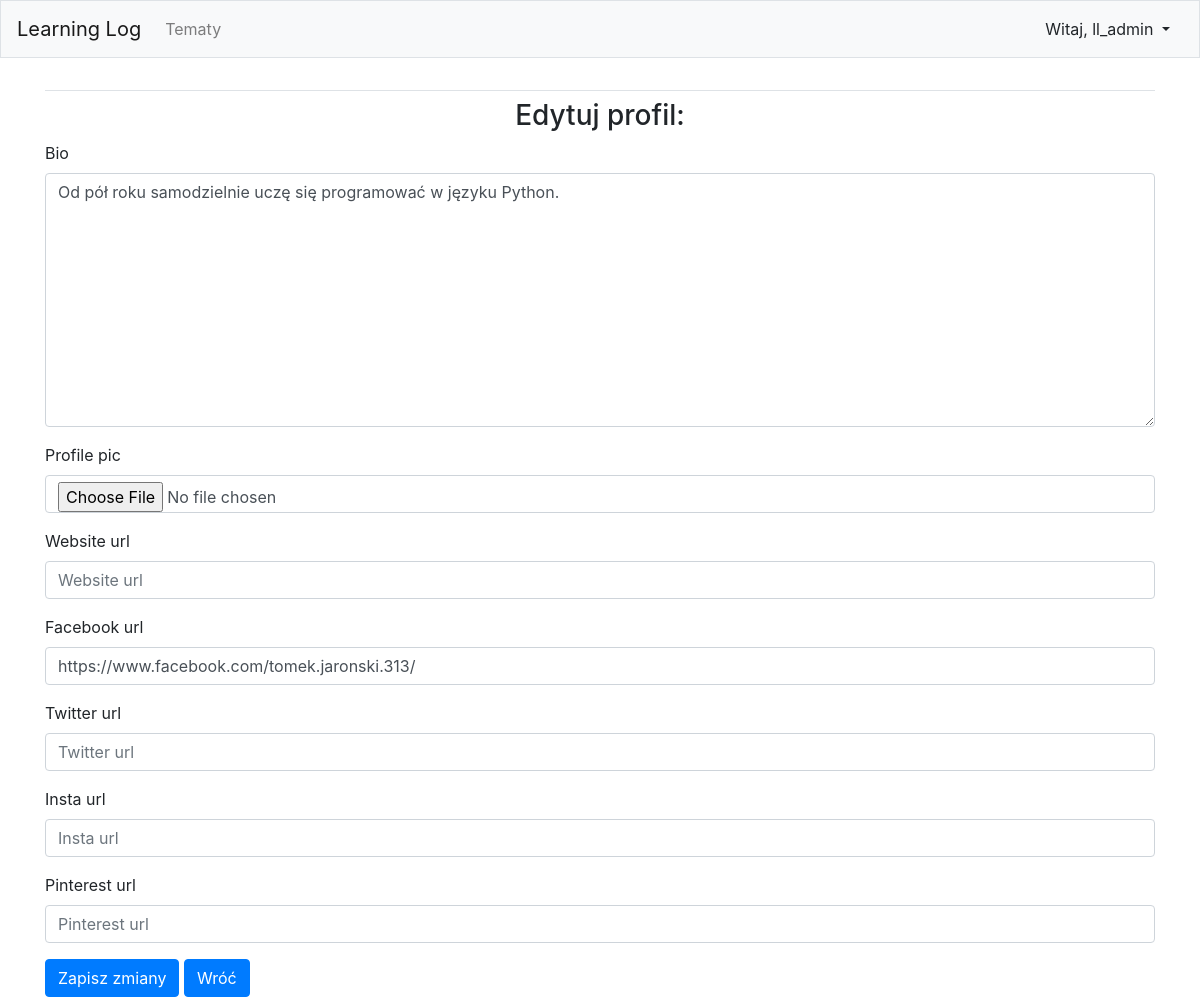
The page /users/profile/edit/1 (signed in) on the database its author committed.
### learning_logs/models.py (models this page shows, shortened)
class Profile(models.Model):
    user = models.OneToOneField(User, null=True, on_delete=models.CASCADE)
    bio = models.TextField(blank=True, null=True)
    profile_pic = models.ImageField(blank=True, null=True, upload_to="images/profile/")
    website_url = models.CharField(max_length=255, blank=True, null=True)
    facebook_url = models.CharField(max_length=255, blank=True, null=True)
    twitter_url = models.CharField(max_length=255, blank=True, null=True)
    insta_url = models.CharField(max_length=255, blank=True, null=True)
    pinterest_url = models.CharField(max_length=255, blank=True, null=True)

### users/views.py (the view, shortened to what this page needs)
# urls.py: path('profile/edit/<int:pk>', views.edit_profile, name='edit_profile'),
def edit_profile(request, pk):
    profile = Profile.objects.get(id= request.user.profile.id)
    if request.method != 'POST':
        form = ProfileForm(instance = request.user.profile)
    context = {'form': form, "profile": Profile, 'users': request.user}
    return render(request, 'registration/edit_profile.html', context)

### learning_logs/forms.py
class ProfileForm(forms.ModelForm):
    class Meta:
        model = Profile
        fields = ['bio', 'profile_pic', 'website_url', 'facebook_url', 'twitter_url', 'insta_url', 'pinterest_url']

### users/templates/registration/edit_profile.html (shortened to what this page needs)
{% extends "learning_logs/base.html" %}
{% load bootstrap4 %}
{% block content %}
  <h3 style="text-align:center;">Edytuj profil:</h3>
  <form action="{% url 'users:edit_profile' user.id %}" method='post' class="form" enctype= "multipart/form-data">
    {% bootstrap_form form %}
    {% buttons %}
    <button name='submit' class="btn btn-primary">Zapisz zmiany</button>
    <input class="btn btn-primary" type=button value="Wróć" onClick="javascript:history.go(-1);">
    {% endbuttons %}
  </form>
{% endblock content %}

### learning_logs/templates/learning_logs/base.html (shortened to what this page needs)
{% load bootstrap4 %}
<!doctype html>
<html lang="pl">
    <head>
        {% bootstrap_css %}
    </head>
    <body>
        <nav class="navbar navbar-expand-md navbar-light bg-light mb-4 border">
            <a class="navbar-brand" href ="{% url 'learning_logs:index'%}" >
                Learning Log</a>
        <div class="collapse navbar-collapse" id="navbarCollapse">
            <ul class="navbar-nav mr-auto">
                <li class="nav-item">
                    <a class="nav-link" href="{% url 'learning_logs:topics' %}">
                        Tematy</a></li>
            </ul>
            <ul class="navbar-nav ml-auto">
                {% if user.is_authenticated %}
                    <div class="btn-group">
                        <button type="button" class="btn btn-light dropdown-toggle" data-toggle="dropdown" aria-haspopup="true" aria-expanded="false">
                            Witaj, {{ user.username }}
                        </button>
                    </div>
                {% endif %}
            </ul>
        </div>
    </nav>
    <main role="main" class="container">
        <div class="pb-2 mb-2 border-bottom">
        </div>
        <div>
            {% block content %} {% endblock content %}
        </div>
    </main>
</body>
</html>

### rows shown on the page
Profile: bio "Od pół roku samodzielnie uczę się programować w języku Python.", facebook_url "https://www.facebook.com/tomek.jaronski.313/"

### other values the page prints
{{ user.username }} "ll_admin"
